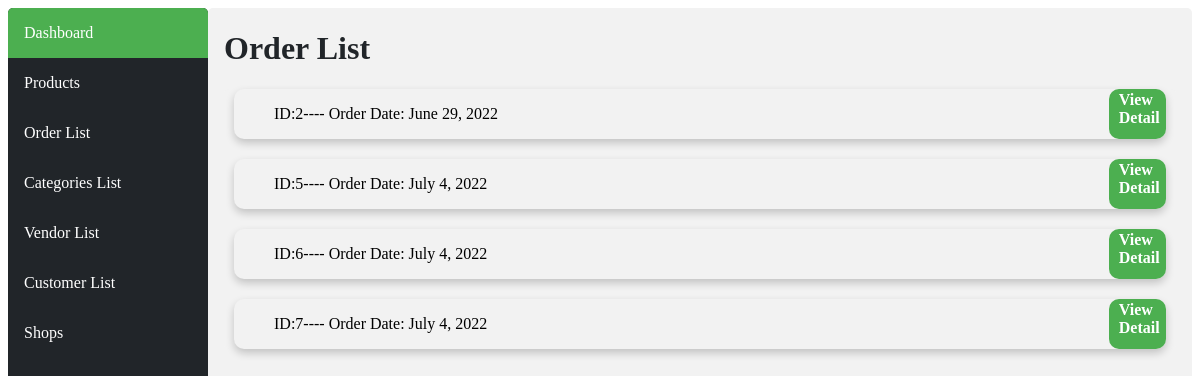
The page /orderlist/ on the database its author committed.
### ecommerceApp/models.py (models this page shows, shortened)
class Order(models.Model):
    order_date=models.DateField()
    pricing=models.FloatField()
    deliver_date=models.DateField()
    customer=models.ForeignKey(Customer, on_delete=models.CASCADE)

### ecommerceApp/views.py (the view)
# urls.py: path('orderlist/',views.order,name="order"),
def order(request):
    orders=Order.objects.all()
    return render(request,'html/orderlist.html',{"orders":orders})

### ecommerceApp/templates/html/orderlist.html
{%extends "html/layout.html"%}
{%block body%}
{% load static %}
<link rel="stylesheet" href="{% static 'css/orderlist.css' %}" />
<h1 class="title">Order List</h1>
<div>
    {%for order in orders%}
    <div class="card">
        <ul style="flex-grow: 1;"> ID:{{order.id}}---- Order Date: {{order.order_date}}</ul>
        <a id="adda" class="button" href="{%url 'main:order-detail' order.id%}">View Detail</a>
    </div>
    {%endfor%}
</div>
{%endblock%}

### ecommerceApp/static/css/orderlist.css (style rules this page uses)
.title { color: #212529; }
.card { box-shadow: 0 4px 8px 0 rgba(0,0,0,0.2); transition: 0.3s; max-width: 100%; max-height: 5%; border-radius: 10px; margin-top: 20px; margin-bottom: 10px; margin-left: 10px; margin-right: 10px; display:flex; transition: 3s; }
.button { background-color: #4CAF50; text-decoration: none; border: none; color: #fff; max-height: 5%; max-width: 4%; border-radius: 13px; font-family: "Times New Roman", Times, serif; font-size: 12px; }
#adda { font-weight: 900; font-size: medium; border-radius: 10px; padding: 2px 10px 2px 10px; }
div { border-radius: 5px; background-color: #f2f2f2; }

### rows shown on the page
Order: id "2", order_date "June 29, 2022"
Order: id "5", order_date "July 4, 2022"
Order: id "6", order_date "July 4, 2022"
Order: id "7", order_date "July 4, 2022"
